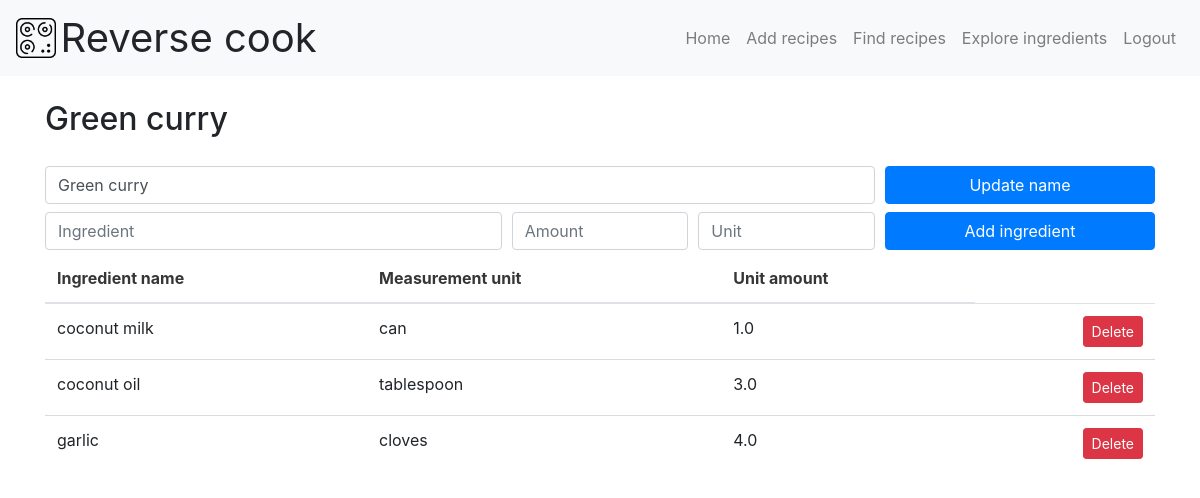
Screenshot of /update/2 (signed in) with the database file from the repository.
### app.py (models this page shows, shortened)
class Recipe(db.Model):
	id = db.Column(db.Integer, primary_key=True)
	name = db.Column(db.String(128), nullable=False)
	created_at = db.Column(db.DateTime, nullable=False,
		default=datetime.utcnow)
	recipeingredient = db.relationship('RecipeIngredient', backref='recipe',\
		lazy=True)
	created_by = db.Column(db.String(100), default=None)
	is_public = db.Column(db.Boolean, default=True)

class RecipeIngredient(db.Model):
	id = db.Column(db.Integer, primary_key=True)
	recipe_id = db.Column(db.Integer, db.ForeignKey('recipe.id'), nullable=False)
	ingredient_id = db.Column(db.Integer, db.ForeignKey('ingredient.id'), nullable=False)
	unit_amount = db.Column(db.Float(), nullable=False)
	created_at = db.Column(db.DateTime, default=datetime.utcnow)

class Ingredient(db.Model):
	id = db.Column(db.Integer, primary_key=True)
	name = db.Column(db.String(128), nullable=False,
		unique=True)
	created_at = db.Column(db.DateTime, nullable=False,
		default=datetime.utcnow)
	measurement_unit=db.Column(db.String(64), nullable=False)
	unit_cost=db.Column(db.Float(), nullable=False)
	recipeingredient = db.relationship('RecipeIngredient', backref='ingredient',\
		lazy=True)

### app.py (the view)
@app.route('/update/<int:id>', methods=['GET', 'POST'])
@login_required
def update(id):
	recipe = Recipe.query.get_or_404(id)
	recipe_ingredients = db.session.query((Recipe.name).label('recipe_name'),\
		(Ingredient.name).label('ingredient_name'),\
		(Ingredient.measurement_unit).label('measurement_unit'),\
		(RecipeIngredient.unit_amount).label('unit_amount'),\
		(RecipeIngredient.id).label('recipe_ingredient_id'))\
		.filter(Recipe.id == RecipeIngredient.recipe_id)\
		.filter(Ingredient.id == RecipeIngredient.ingredient_id)\
		.filter(Recipe.id == id).order_by(Recipe.created_at).all()
	if request.method == 'POST':
		recipe.name = request.form['name']
		try:
			db.session.commit()
			return redirect('/update/' + str(id))
		except:
			return "There was a problem updating data."
	else:
		title = "Update Data"
		return render_template('update.html', title=title, recipe=recipe,\
			recipe_ingredients=recipe_ingredients)

### app.py (called while the page is built)
@login_manager.user_loader
def load_user(user_id):
    return User.query.get(int(user_id))

### templates/update.html (shortened to what this page needs)
{% extends 'base.html' %}
{% block content %}
<div class="container">
	<h2 class="my-4">{{ recipe.name }}</h2>
	<form action="/update/{{ recipe.id }}" method="POST">
		<divf class="form-row">
			<div class="col-sm-9 my-1">
				<input type="text" class="form-control" name="name" value="{{ recipe.name }}">
			</div>
			<div class="col-sm-3 my-1">
				<button type="submit" class="btn btn-primary btn-block">Update name</button>
			</div>
		</div>
	{% include 'snippets/add_ingredients.html' %}
	{% include 'snippets/list_ingredients.html' %}
{% endblock content %}

### templates/snippets/list_ingredients.html
<div class="container">
	{% if recipe_ingredients|length < 1 %}
	<p>There are no ingredients added for this recipe!</p>
	{% else %}
	<table class="table">
		<thead>
			<tr>
				<th>Ingredient name</th>
				<th>Measurement unit</th>
				<th>Unit amount</th>
			</tr>
		</thead>
		<tbody>
			{% for recipe_ingredient in recipe_ingredients %}
			<tr>
				<td>{{ recipe_ingredient.ingredient_name }}</td>
				<td>{{ recipe_ingredient.measurement_unit }}</td>
				<td>{{ recipe_ingredient.unit_amount }}</td>
				<td class="text-right"><a class="btn btn-danger btn-sm" href="/update/{{ recipe.id }}/delete/{{ recipe_ingredient.recipe_ingredient_id }}" role="button">Delete</a></td>
			</tr>
			{% endfor %}
		</tbody>
	</table>
	{% endif %}
</div>

### static/css/main.css (style rules this page uses)
body, html { background: #FFFFFF; height: 100%; margin: 0; }

### rows the page displays
Recipe: name "Green curry"
RecipeIngredient: ingredient_name "coconut milk", measurement_unit "can", unit_amount "1.0"
RecipeIngredient: ingredient_name "coconut oil", measurement_unit "tablespoon", unit_amount "3.0"
RecipeIngredient: ingredient_name "garlic", measurement_unit "cloves", unit_amount "4.0"
